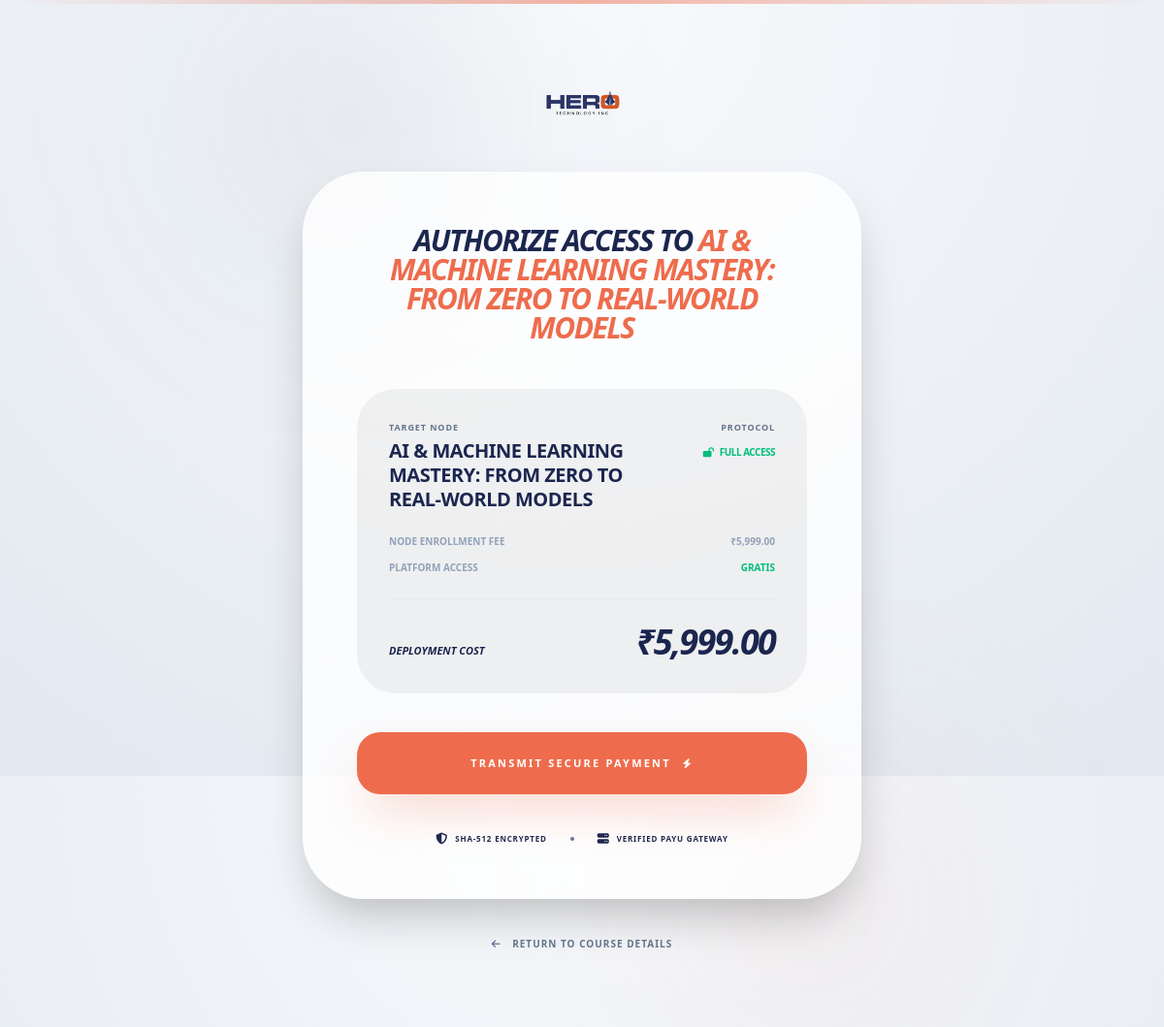
Page /pages/checkout.php?id=3 (signed in) on the earlier database version.
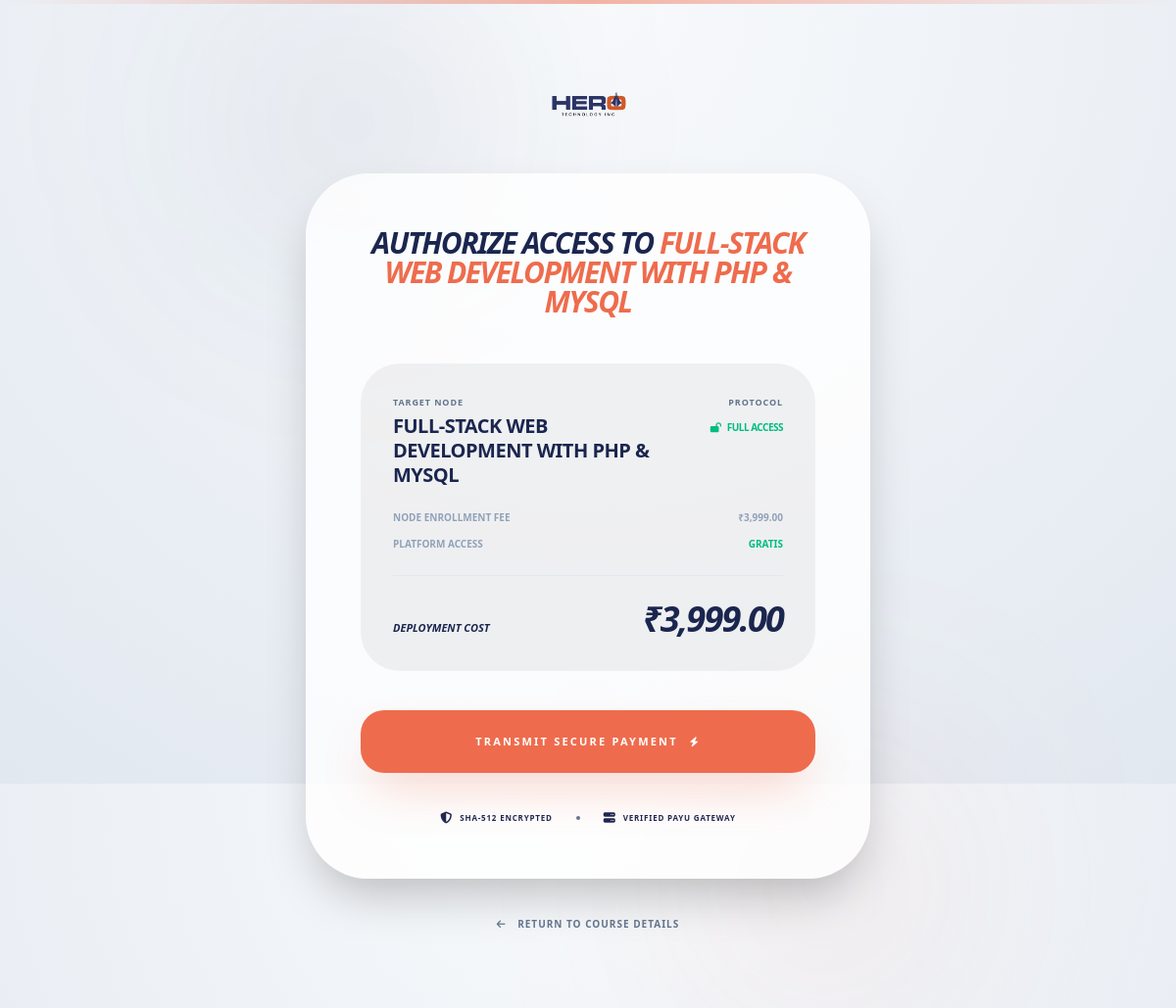
Same page on the later database version.
### tables this page shows
CREATE TABLE `courses` (
  `course_id` int(11) NOT NULL,
  `category_id` int(11) DEFAULT NULL,
  `tutor_id` int(11) DEFAULT NULL,
  `title` varchar(255) DEFAULT NULL,
  `slug` varchar(255) DEFAULT NULL,
  `summary` varchar(500) DEFAULT NULL,
  `description` text DEFAULT NULL,
  `duration` int(11) DEFAULT NULL,
  `video_url` text DEFAULT NULL,
  `video_file` varchar(255) DEFAULT NULL,
  `demo_video_url` text DEFAULT NULL,
  `price` decimal(10,2) DEFAULT NULL,
  `thumbnail` varchar(255) DEFAULT NULL,
  `rating` decimal(3,2) DEFAULT 0.00,
  `is_featured` tinyint(1) NOT NULL DEFAULT 0,
  `status` enum('publish','draft') NOT NULL DEFAULT 'publish',
  `created_at` timestamp NOT NULL DEFAULT current_timestamp()
);

### pages/checkout.php (the view, shortened to what the changed rows need)
<?php
require '../config.php';
$course_id = isset($_GET['id']) ? mysqli_real_escape_string($conn, $_GET['id']) : 0;
$course_query = "SELECT * FROM courses WHERE course_id = '$course_id' AND status = 'publish' LIMIT 1";
$course = mysqli_fetch_assoc(mysqli_query($conn, $course_query));
?>
<!DOCTYPE html>
<html lang="en" class="dark">
<head>
    <script src="https://cdn.jsdelivr.net/npm/@tailwindcss/browser@4"></script>
    <link rel="stylesheet" href="https://cdnjs.cloudflare.com/ajax/libs/animate.css/4.1.1/animate.min.css"/>
    <link href="https://cdnjs.cloudflare.com/ajax/libs/font-awesome/6.5.2/css/all.min.css" rel="stylesheet"/>
</head>
<body class="antialiased min-h-screen flex items-center justify-center p-6 transition-colors duration-500">
    <div class="max-w-xl w-full relative">
        <div class="bg-[var(--card)] rounded-[4rem] p-10 sm:p-14 shadow-2xl relative overflow-hidden animate__animated animate__zoomIn">
            <header class="text-center mb-12 relative z-10">
                <h1 class="text-3xl font-black tracking-tighter uppercase italic leading-none">
                    Authorize Access to <span class="text-hero-orange"><?= htmlspecialchars($course['title']) ?></span>
                </h1>
            </header>
            <div class="bg-black/5 dark:bg-white/5 rounded-[2.5rem] p-8 mb-10 border border-white/5 relative z-10 animate__animated animate__fadeInUp animate__delay-1s">
                <div class="flex justify-between items-start mb-6">
                    <div class="max-w-[70%]">
                        <p class="text-[9px] font-black text-slate-500 uppercase tracking-widest mb-1">Target Node</p>
                        <h3 class="text-xl font-black uppercase tracking-tight leading-tight"><?= htmlspecialchars($course['title']) ?></h3>
                    </div>
                </div>
                <div class="space-y-3 mb-6">
                    <div class="flex justify-between text-[10px] font-bold uppercase text-slate-400">
                        <span>Node Enrollment Fee</span>
                        <span class="mono">₹<?= number_format($course['price'], 2) ?></span>
                    </div>
                </div>
                <div class="pt-6 border-t border-slate-200 dark:border-white/10 flex justify-between items-baseline">
                    <span class="text-[11px] font-black uppercase text-hero-blue dark:text-slate-400 italic">Deployment Cost</span>
                    <span class="text-4xl font-black italic tracking-tighter">₹<?= number_format($course['price'], 2) ?></span>
                </div>
            </div>
        </div>
    </div>
</body>
</html>

Differences in the rows shown:
changed courses: title "AI & MACHINE LEARNING MASTERY: FROM ZERO TO REAL-WORLD MODELS" → "FULL-STACK WEB DEVELOPMENT WITH PHP & MYSQL"; price "5,999.00" → "3,999.00"
